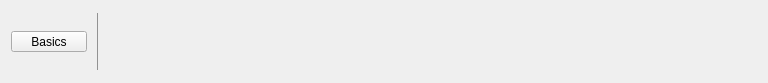
<?xml version="1.0" encoding="UTF-8"?>
<ui version="4.0">
 <class>RibbonLearnBayes</class>
 <widget class="QWidget" name="RibbonLearnBayes">
  <property name="geometry">
   <rect>
    <x>0</x>
    <y>0</y>
    <width>768</width>
    <height>83</height>
   </rect>
  </property>
  <property name="windowTitle">
   <string>Form</string>
  </property>
  <layout class="QGridLayout" name="gridLayout_1">
   <property name="topMargin">
    <number>4</number>
   </property>
   <property name="rightMargin">
    <number>0</number>
   </property>
   <property name="bottomMargin">
    <number>4</number>
   </property>
   <property name="horizontalSpacing">
    <number>0</number>
   </property>
   <item row="0" column="4">
    <spacer name="horizontalSpacer">
     <property name="orientation">
      <enum>Qt::Horizontal</enum>
     </property>
     <property name="sizeHint" stdset="0">
      <size>
       <width>61</width>
       <height>20</height>
      </size>
     </property>
    </spacer>
   </item>
   <item row="0" column="0">
    <widget class="QWidget" name="panel" native="true">
     <layout class="QGridLayout" name="gridLayout_2">
      <property name="leftMargin">
       <number>0</number>
      </property>
      <property name="topMargin">
       <number>6</number>
      </property>
      <property name="rightMargin">
       <number>0</number>
      </property>
      <property name="bottomMargin">
       <number>6</number>
      </property>
      <property name="verticalSpacing">
       <number>3</number>
      </property>
      <item row="0" column="0">
       <widget class="QWidget" name="widget_panel" native="true">
        <layout class="QGridLayout" name="gridLayout_3">
         <property name="leftMargin">
          <number>0</number>
         </property>
         <property name="topMargin">
          <number>0</number>
         </property>
         <property name="rightMargin">
          <number>0</number>
         </property>
         <property name="bottomMargin">
          <number>0</number>
         </property>
         <property name="horizontalSpacing">
          <number>5</number>
         </property>
         <item row="0" column="0">
          <widget class="RibbonButton" name="buttonBasics">
           <property name="minimumSize">
            <size>
             <width>76</width>
             <height>0</height>
            </size>
           </property>
           <property name="text">
            <string>Basics</string>
           </property>
           <property name="icon">
            <iconset resource="../resources/icons.qrc">
             <normaloff>:/icons/analysis-bayesian-ttest.svg</normaloff>:/icons/analysis-bayesian-ttest.svg</iconset>
           </property>
           <property name="iconSize">
            <size>
             <width>37</width>
             <height>28</height>
            </size>
           </property>
           <property name="popupMode">
            <enum>QToolButton::InstantPopup</enum>
           </property>
           <property name="toolButtonStyle">
            <enum>Qt::ToolButtonTextUnderIcon</enum>
           </property>
          </widget>
         </item>


        </layout>
       </widget>
      </item>
     </layout>
    </widget>
   </item>
   <item row="0" column="1">
    <widget class="QWidget" name="widget_separator" native="true">
     <property name="styleSheet">
      <string notr="true">QWidget { color : #929292 ; }</string>
     </property>
     <layout class="QGridLayout" name="gridLayout_4">
      <item row="0" column="0">
       <widget class="Line" name="line_separator">
        <property name="frameShadow">
         <enum>QFrame::Plain</enum>
        </property>
        <property name="orientation">
         <enum>Qt::Vertical</enum>
        </property>
       </widget>
      </item>
     </layout>
    </widget>
   </item>
  </layout>
 </widget>
 <customwidgets>
  <customwidget>
   <class>RibbonButton</class>
   <extends>QToolButton</extends>
   <header>widgets/ribbonbutton.h</header>
  </customwidget>
 </customwidgets>
 <resources>
  <include location="../resources/icons.qrc"/>
 </resources>
 <connections/>
 <slots>
  <slot>itemSelected()</slot>
<!-- menuItemSelectedSlot -->
 </slots>
</ui>
